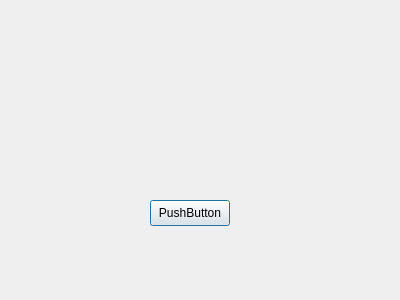
<?xml version="1.0" encoding="UTF-8"?>
<ui version="4.0">
 <class>Dialog</class>
 <widget class="QDialog" name="Dialog">
  <property name="geometry">
   <rect>
    <x>0</x>
    <y>0</y>
    <width>400</width>
    <height>300</height>
   </rect>
  </property>
  <property name="windowTitle">
   <string>Dialog</string>
  </property>
  <widget class="QPushButton" name="button">
   <property name="geometry">
    <rect>
     <x>150</x>
     <y>200</y>
     <width>80</width>
     <height>26</height>
    </rect>
   </property>
   <property name="text">
    <string>PushButton</string>
   </property>
  </widget>
 </widget>
 <resources/>
 <connections>
  <connection>
   <sender>button</sender>
   <signal>clicked()</signal>
   <receiver>Dialog</receiver>
   <slot>accept()</slot>
   <hints>
    <hint type="sourcelabel">
     <x>189</x>
     <y>212</y>
    </hint>
    <hint type="destinationlabel">
     <x>199</x>
     <y>149</y>
    </hint>
   </hints>
  </connection>
 </connections>
</ui>
